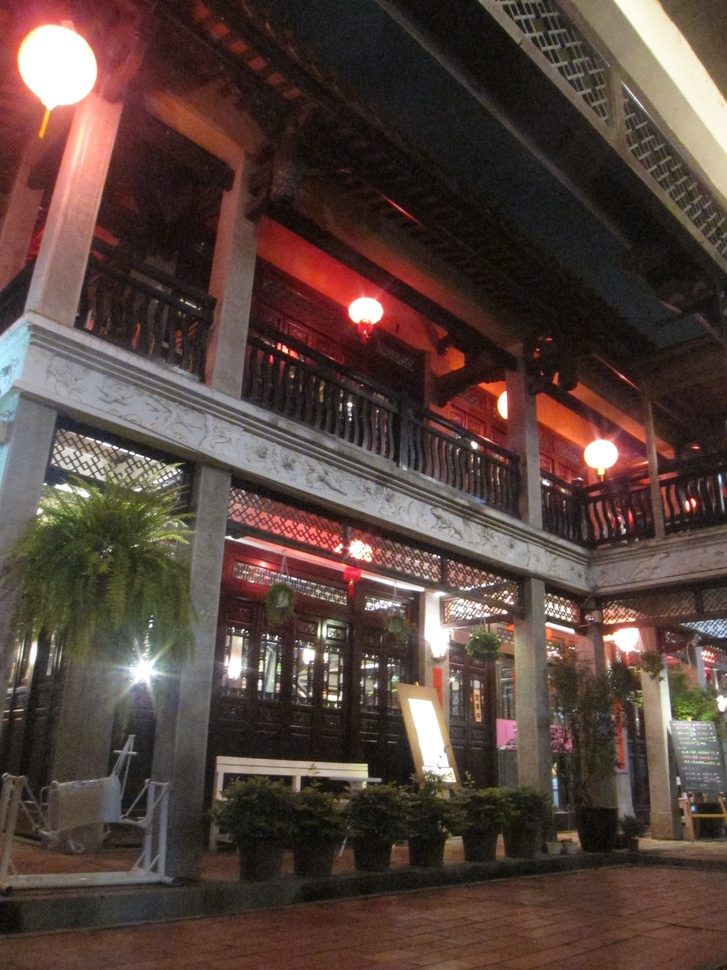
#> input picture 2/IMG_6935.JPG, 727 x 970 px, shrunk from 2736 x 3648 before the run; its folder holds only this picture in this run
$ python image_averaging_5108050006.py
#> lines starting #> are read from the running program, lines starting #| are printed output that depends on the picture
import itertools
import glob
import os
import numpy as np
import cv2

# postfix file name
SUPPORTED_EXTENSIONS = ["bmp", "png", "jpg", "jpeg", "JPG"]

# list images in folder
def dataset_files(folder):
    return list(itertools.chain.from_iterable(
        glob.glob(os.path.join(folder, "*.{}".format(ext))) for ext in SUPPORTED_EXTENSIONS))

imgs = dataset_files("2")   # load images from folder
pic1 = cv2.imread(imgs[0])
#> pic1 is the input picture: shape (970, 727, 3); mean B, G, R 61, 67.6, 85.9
avg_img = np.zeros(pic1.shape)

for i in range(len(imgs)):
    pic = cv2.imread(imgs[i])
    # print(imgs[i])
    avg_img += pic / len(imgs)
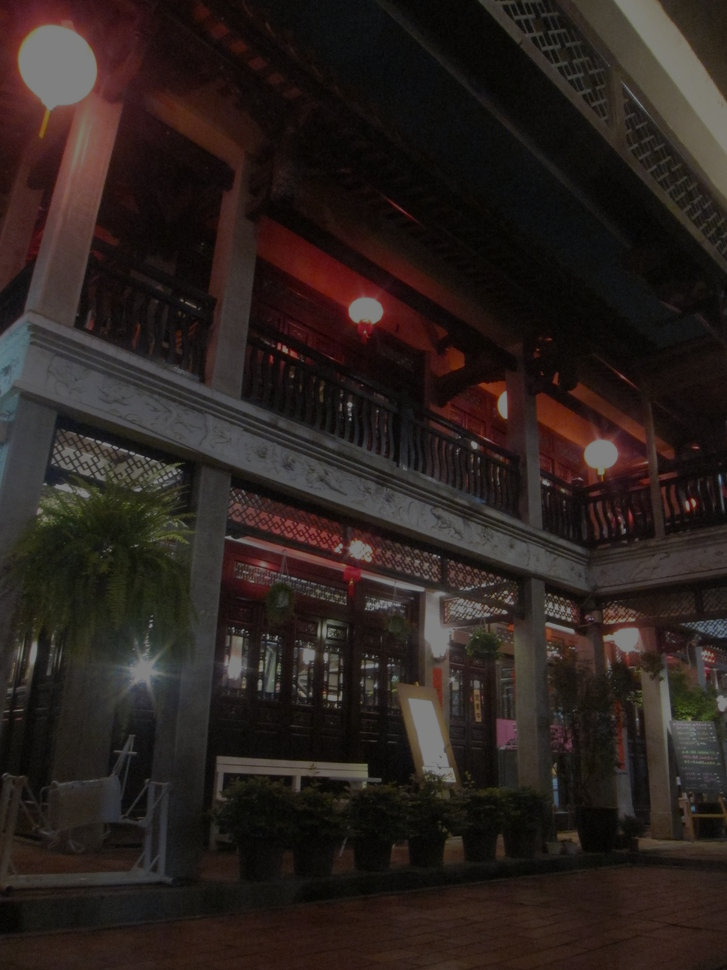
#> avg_img: shape (970, 727, 3) float64; mean B, G, R 30.5, 33.8, 42.9

avg_img = avg_img.astype(np.uint8)
cv2.imwrite("average.jpg",avg_img)  # output averaging result to file

cv2.imshow("res",avg_img)
cv2.waitKey(0)
cv2.destroyAllWindows()
